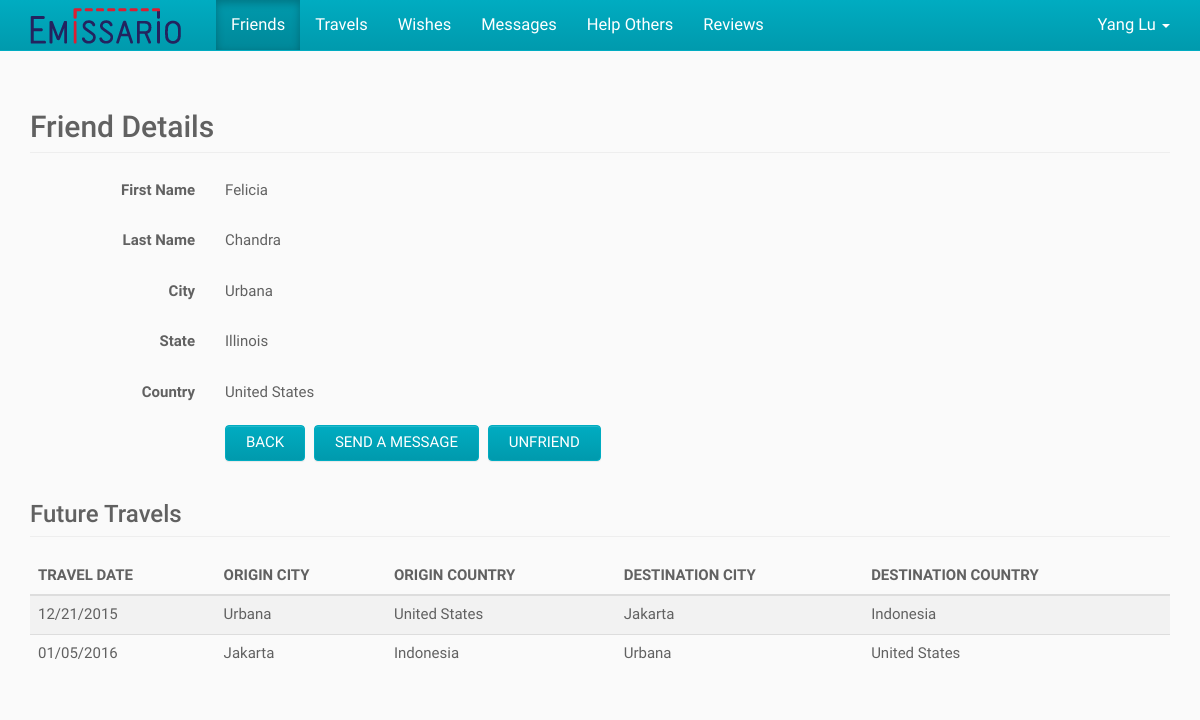
The app's page /index.php/friends/view/1 (signed in) with its own data.
### tables this page shows
CREATE TABLE IF NOT EXISTS User (
	ID BIGINT NOT NULL AUTO_INCREMENT,
    First_Name VARCHAR(100) NOT NULL,
    Last_Name VARCHAR(100) NULL,
    Email VARCHAR(100) NOT NULL UNIQUE,
    `Password` CHAR(255) NOT NULL,
    City VARCHAR(100) NULL,
    State VARCHAR(100) NULL,
    Country VARCHAR(2) NULL,
    Phone VARCHAR(100) NULL,
    Created_On DATETIME NULL,
    Modified_On DATETIME NULL,
    PRIMARY KEY (ID)
);

CREATE TABLE IF NOT EXISTS State (
	Country_Code VARCHAR(2) NOT NULL,
	State_Code VARCHAR(100) NOT NULL,
    State_Name VARCHAR(100) NOT NULL,
    Created_On DATETIME NULL,
    Modified_On DATETIME NULL,
    PRIMARY KEY (Country_Code, State_Code),
    FOREIGN KEY (Country_Code) REFERENCES Country (Country_Code)
);

CREATE TABLE IF NOT EXISTS Country (
	Country_Code VARCHAR(2) NOT NULL,
    Country_Name VARCHAR(100) NOT NULL,
    Created_On DATETIME NULL,
    Modified_On DATETIME NULL,
    PRIMARY KEY (Country_Code)
);

CREATE TABLE IF NOT EXISTS Travel (
	ID BIGINT NOT NULL AUTO_INCREMENT,
    User_ID BIGINT NOT NULL,
    Origin_City VARCHAR(100) NULL,
    Origin_Country VARCHAR(2) NULL,
    Destination_City VARCHAR(100) NULL,
    Destination_Country VARCHAR(2) NULL,
    Travel_Date DATE NULL,
    Created_On DATETIME NULL,
    Modified_On DATETIME NULL,
    PRIMARY KEY (ID),
    FOREIGN KEY (User_ID) REFERENCES User (ID)
);

### application/controllers/friends.php (called while the page is built, shortened)
<?php
class Friends
{
	public function view($friendID)
	{
		$userID = $GLOBALS["beans"]->siteHelper->getSession("userID");
		$friend = $GLOBALS["beans"]->friendService->getFriend($friendID, $userID);
		$travels = $GLOBALS["beans"]->travelService->getTravels($friendID, "future");
		require APP . 'views/_templates/header.php';
		require APP . 'views/friends/view.php';
		require APP . 'views/_templates/footer.php';
	}
}

### index.php (called while the page is built, shortened)
<?php
$app = new Application();

### application/core/service.php (called while the page is built)
<?php
class Service
{
	function __construct($model)
	{
		$this->model = $model;
	}
}

### application/core/model.php (called while the page is built)
<?php
class Model
{
	function __construct($db)
	{
		$this->db = $db;
	}
}

### application/models/userModel.php (called while the page is built, shortened)
<?php
class UserModel extends Model
{
	public function getUser($userID)
	{
		$sql = "SELECT User.*, Country.Country_Name, State.State_Name
				FROM User
				LEFT JOIN Country ON Country.Country_Code = User.Country
				LEFT JOIN State ON State.State_Code = User.State
				WHERE User.ID = :user_id";
		$parameters = array(":user_id" => $userID);
		return $GLOBALS["beans"]->queryHelper->getSingleRowObject($this->db, $sql, $parameters);
	}
}

### application/helpers/queryHelper.php (called while the page is built, shortened)
<?php
class QueryHelper
{
	public function getSingleRowObject($db, $sql, $parameters) {
		$query = $db->prepare($sql);
		$query->execute($parameters);
		$result = $query->fetch();
		return $result;
	}
}

### application/services/userService.php (called while the page is built, shortened)
<?php
class UserService extends Service
{
	public function getUser($userID)
	{
		return $this->model->getUser($userID);
	}
}

### application/models/friendModel.php (called while the page is built, shortened)
<?php
class FriendModel extends Model
{
	public function getFriend($friendID, $userID = "")
	{
		$sql = "SELECT User.ID, User.First_Name, User.Last_Name, User.City, User.State, User.Country, User.Email,
					State.State_Name,
					Country.Country_Name
				FROM User";
		if (is_numeric($userID))
		{
			$sql .= " INNER JOIN (
					SELECT User_ID2 AS Friend_ID
					FROM Friend
					WHERE User_ID1 = :user_id
						AND Pending = 0
					UNION
						SELECT User_ID1 AS Friend_ID
						FROM Friend
						WHERE User_ID2 = :user_id
							AND Pending = 0
				) F ON F.Friend_ID = User.ID";
		}
		$sql .= " LEFT JOIN State ON State.State_Code = User.State AND State.Country_Code = User.Country
				LEFT JOIN Country ON Country.Country_Code = User.Country
				WHERE User.ID = :friend_id";
		$parameters = array(':friend_id' => $friendID);
		if (is_numeric($userID))
		{
			$parameters[":user_id"] = $userID;
		}
		return $GLOBALS["beans"]->queryHelper->getSingleRowObject($this->db, $sql, $parameters);
	}
}

### application/services/friendService.php (called while the page is built, shortened)
<?php
class FriendService extends Service
{
	public function getFriend($friendID, $userID = "")
	{
		return $this->model->getFriend($friendID, $userID);
	}
}

### application/models/travelModel.php (called while the page is built, shortened)
<?php
class TravelModel extends Model
{
	public function getTravels($userID, $travelDateType = "", $search = "")
	{
		$sql = "SELECT Travel.*,
					DATE_FORMAT(Travel.Travel_Date, '%m/%d/%Y') AS Formatted_Travel_Date,
					Orig_Country.Country_Name AS Origin_Country_Name,
					Dest_Country.Country_Name AS Destination_Country_Name
				FROM Travel
				LEFT JOIN Country Orig_Country ON Orig_Country.Country_Code = Travel.Origin_Country
				LEFT JOIN Country Dest_Country ON Dest_Country.Country_Code = Travel.Destination_Country
				WHERE Travel.User_ID = :user_id";
		if (strcasecmp($travelDateType, "future") == 0)
		{
			$sql .= " AND Travel.Travel_Date > DATE(NOW())";
		}
		else if (strcasecmp($travelDateType, "past") == 0)
		{
			$sql .= " AND Travel.Travel_Date <= DATE(NOW())";
		}
		$sql .= " ORDER BY Travel.Travel_Date";
		$parameters = array(":user_id" => $userID);
		$query = $this->db->prepare($sql);
		$query->execute($parameters);
		return $query->fetchAll();
	}
}

### application/services/travelService.php (called while the page is built, shortened)
<?php
class TravelService extends Service
{
	public function getTravels($userID, $travelDateType = "", $search = "")
	{
		return $this->model->getTravels($userID, $travelDateType, $search);
	}
}

### application/views/friends/view.php (the view, shortened to what this page needs)
<div class="container">
	<h2 class="page-header">Friend Details</h2>
	<div class="section form-horizontal">
		<div class="form-group">
			<label class="col-sm-2 control-label">First Name</label>
			<div class="col-sm-10">
				<p class="form-control-static"><?php echo $friend->First_Name ?></p>
			</div>
		</div>
		<div class="form-group">
			<label class="col-sm-2 control-label">Last Name</label>
			<div class="col-sm-10">
				<p class="form-control-static"><?php echo $friend->Last_Name ?></p>
			</div>
		</div>
		<div class="form-group">
			<label class="col-sm-2 control-label">City</label>
			<div class="col-sm-10">
				<p class="form-control-static"><?php echo $friend->City ?></p>
			</div>
		</div>
		<div class="form-group">
			<label class="col-sm-2 control-label">State</label>
			<div class="col-sm-10">
				<p class="form-control-static"><?php echo $friend->State_Name ?></p>
			</div>
		</div>
		<div class="form-group">
			<label class="col-sm-2 control-label">Country</label>
			<div class="col-sm-10">
				<p class="form-control-static"><?php echo $friend->Country_Name ?></p>
			</div>
		</div>
		<div class="form-group">
			<div class="col-sm-offset-2 col-sm-10">
				<button type="button" id="back" class="btn btn-default">Back</button>
				<button type="button" id="send" class="btn btn-default">Send a Message</button>
				<button type="button" id="unfriend" class="btn btn-default">Unfriend</button>
			</div>
		</div>
	</div>
	<div class="section">
		<h3 class="page-header">Future Travels</h3>
		<div class="table-responsive">
			<table class="table table-striped">
				<thead>
					<tr>
						<th>Travel Date</th>
						<th>Origin City</th>
						<th>Origin Country</th>
						<th>Destination City</th>
						<th>Destination Country</th>
					</tr>
				</thead>
				<tbody>
					<?php foreach ($travels as $travel) { ?>
						<tr>
							<td><?php echo $travel->Formatted_Travel_Date ?></td>
							<td><?php echo $travel->Origin_City ?></td>
							<td><?php echo $travel->Origin_Country_Name ?></td>
							<td><?php echo $travel->Destination_City ?></td>
							<td><?php echo $travel->Destination_Country_Name ?></td>
						</tr>
					<?php } ?>
				</tbody>
			</table>
		</div>
	</div>
</div>

### application/views/_templates/header.php (shortened to what this page needs)
<?php
$activeView = "";
if (array_key_exists("PATH_INFO", $_SERVER)) {
	$pathInfoArray = explode("/", $_SERVER["PATH_INFO"]);
	$activeView = $pathInfoArray[1];
}
if (!isset($user)) {
	$user = $GLOBALS["beans"]->userService->getUser($userID);
}
if (!isset($displayNavbar)) {
	$displayNavbar = true;
}
?><!DOCTYPE html>
<html lang="en">
<head>
	<link href="<?php echo URL; ?>public/css/bootstrap.css" rel="stylesheet">
	<link href="<?php echo URL; ?>public/css/bootstrap-theme.css" rel="stylesheet">
	<link href="<?php echo URL; ?>public/css/bootstrap-datepicker3.css" rel="stylesheet">
</head>
<body>
<?php if ($displayNavbar) { ?>
	<nav class="navbar navbar-inverse navbar-fixed-top">
		<div class="container">
			<div class="navbar-header">
				<a class="navbar-brand" href="<?php echo URL_WITH_INDEX_FILE; ?>">
					<img alt="Emissario" src="<?php echo URL; ?>public/img/logo.png" />
				</a>
			</div>
			<?php if (is_numeric($userID)) { ?>
				<div id="navbar" class="navbar-collapse collapse">
					<ul class="nav navbar-nav navbar-left">
						<?php echo $GLOBALS["beans"]->siteHelper->getNavigationHTML($activeView); ?>
					</ul>
					<ul class="nav navbar-nav navbar-right">
						<li class="dropdown">
							<a class="dropdown-toggle" href="#!" aria-expanded="false" aria-haspopup="true" role="button" data-toggle="dropdown">
								<?php echo $user->First_Name . " " . $user->Last_Name ?>
								<span class="caret"></span>
							</a>
						</li>
					</ul>
				</div>
			<?php } ?>
		</div>
	</nav>
<?php } ?>

### records on screen
user: First_Name "Yang", Last_Name "Lu"
user: First_Name "Felicia", Last_Name "Chandra", City "Urbana", state.State_Name "Illinois", country.Country_Name "United States"
travel: Formatted_Travel_Date "12/21/2015", Origin_City "Urbana", country.Country_Name "United States", Destination_City "Jakarta", country.Country_Name "Indonesia"
travel: Formatted_Travel_Date "01/05/2016", Origin_City "Jakarta", country.Country_Name "Indonesia", Destination_City "Urbana", country.Country_Name "United States"

### other values on screen
$viewTitle "Friends"
$viewTitle "Travels"
$viewTitle "Wishes"
$viewTitle "Messages"
$viewTitle "Help Others"
$viewTitle "Reviews"
